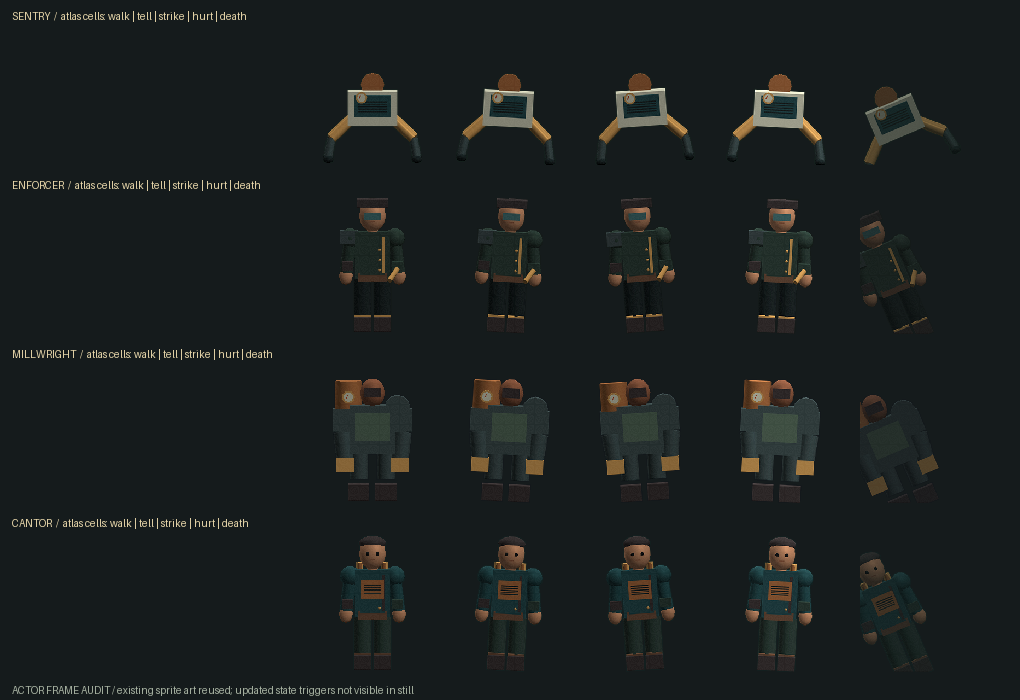
#> input picture art/BUILD_079X_ACTOR_FRAME_AUDIT.png, 1020 x 700 px
$ python -i import_runway_true_eight_073.py   (imports and definitions only)
#> lines starting #> are read from the running program, lines starting #| are printed output that depends on the picture
#> further down, picture is the input picture: PIL image 1020x700 RGB; mean R, G, B 26.7, 31.8, 31.3
#!/usr/bin/env python3
"""Import actual Runway 2x4 actor turnaround sheets into Build 07.3.

This tool exists because prior '8-direction' images merely renamed/small-warped
front sprites. Imports are quality gated and atomic *per actor*: a failed view
set never overwrites a working 3D-turntable fallback.

Examples:
  python3 art/tools/import_runway_true_eight_073.py --source ~/Downloads/Ninth_Runway_073 --dry-run
  python3 art/tools/import_runway_true_eight_073.py --source ~/Downloads/Ninth_Runway_073
  python3 art/tools/import_runway_true_eight_073.py --source ~/Downloads/Ninth_Runway_073 --partial

Each source file is named e.g. 'sela.png', 'millwright.png', etc and must contain
exactly 2 rows x 4 views in angle order 1..8, chroma magenta behind subjects.
The 12 derived enemy animation poses remain motion proxies, not genuine full
hand-drawn walk/attack/death animations.
"""
from __future__ import annotations
import argparse, json, hashlib, shutil, sys
from pathlib import Path
import numpy as np
from PIL import Image, ImageDraw

ROOT=Path(__file__).resolve().parents[2]
sys.path.insert(0,str(Path(__file__).parent))
from import_runway_eight_views_072 import split_sheet, make_enemy_atlas, make_atlas, NPCS
MANIFEST=ROOT/'art/RUNWAY_073_REGENERATION.json'
NPC_DIR=ROOT/'assets/sprites/directional8'
NPC_IDLE=ROOT/'assets/sprites/npc_idle_072'
ENEMY_DIR=ROOT/'assets/sprites/enemies_073'
ORIG=ROOT/'art/production_sources/runway_073'
PREVIEW=ROOT/'art/previews/BUILD_073_IMPORT_REVIEW.png'


def image_pixels(im:Image.Image)->np.ndarray:
    # Compare a raster composited on game-neutral material: alpha differences
    # and view-dependent color details should both be significant.
    x=im.convert('RGBA').resize((96,128),Image.Resampling.BILINEAR)
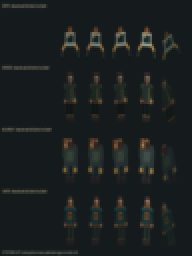
#> x: PIL image 96x128 RGBA (shown 2 times larger); mean R, G, B, A 26.7, 31.8, 31.3, 255
    neutral=Image.new('RGBA',x.size,(44,49,47,255))
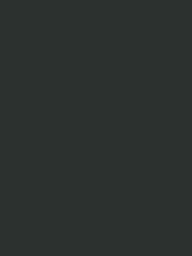
#> neutral: PIL image 96x128 RGBA (shown 2 times larger); mean R, G, B, A 44, 49, 47, 255
    neutral.alpha_composite(x)
    return np.asarray(neutral.convert('RGB'),dtype=np.float32)


# [89 lines left out: functions quality_gate, contact, main, not called in this run]

# [1 line not run here, left out]

>>> from PIL import Image
>>> picture = Image.open('../BUILD_079X_ACTOR_FRAME_AUDIT.png')
>>> result = image_pixels(picture)
